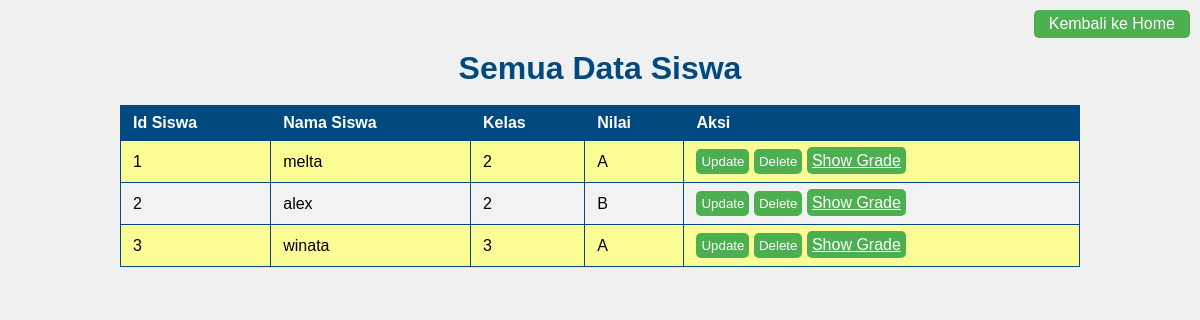
The page /display_all_student on the database as committed earlier.
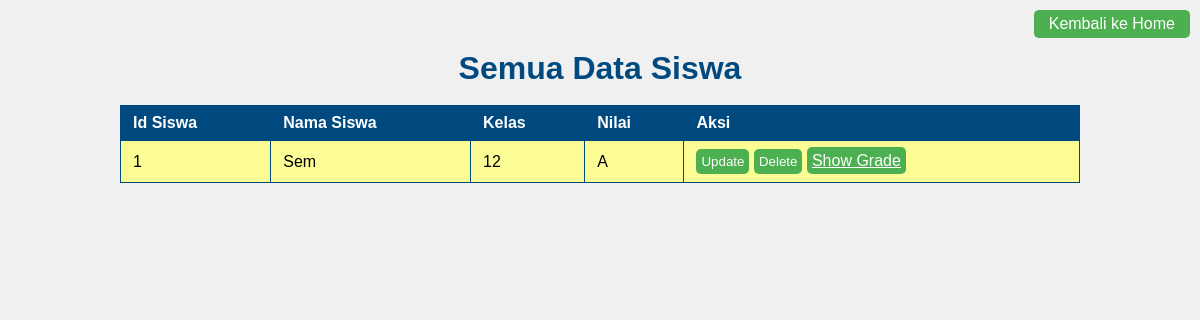
The same page on the database as committed later.
### dataschool.py (models this page shows)
class Students(db.Model):
    student_id = db.Column(db.Integer, primary_key = True)
    name = db.Column(db.String(100), nullable=False)
    student_class = db.Column(db.String(100), nullable=False)
    grade = db.Column(db.String(100))

### dataschool.py (the view)
@app.route('/display_all_student', methods=['GET'])
def get_all_student_ui():
    student_list = []
    try:
        all_student = Students.query.all()
        for student in all_student:
            student_data = {
                'student_id': student.student_id,
                'name': student.name,
                'student_class': student.student_class,
                'grade': student.grade
            }
            student_list.append(student_data)
    except Exception as e:
        return render_template('error.html', pesan="Terjadi kesalahan saat mengambil data siswa: {}".format(str(e))),500
    finally:
        if student_list:
            return render_template('displayall.html', student_list=student_list)
        else:
            return render_template('error.html', pesan="Tidak ada data siswa yang dapat ditampilkan"),404

### dataschool.py (called while the page is built)
@app.before_request
def create_tables():
    db.create_all()

### templates/displayall.html (shortened to what this page needs)
<!DOCTYPE html>
<html lang="en">
    <head>
        <link rel="stylesheet" href="{{url_for('static', filename='style.css')}}">
    </head>
    <body>
        <a href="/" class = "home-button-display">Kembali ke Home</a>
        {%if student_list %}
        <h1>Semua Data Siswa</h1>
        <br>
        <table>
            <thread>
                <tr>
                    <th>Id Siswa</th>
                    <th>Nama Siswa</th>
                    <th>Kelas</th>
                    <th>Nilai</th>
                    <th>Aksi</th>
                </tr>
            </thread>
            <tbody>
                {% for student in student_list %}
                <tr>
                    <td>{{ student.student_id}}</td>
                    <td>{{ student.name}}</td>
                    <td>{{ student.student_class}}</td>
                    <td>{{ student.grade}}</td>
                    <td>
                        <button onclick="showUpdateForm('{{student.student_id}}', '{{student.name}}', '{{student.student_class}}', '{{student.grade}}')" class="update-button">Update</button>
                        <button onclick="confirmDelete('{{student.student_id}}', '{{student.name}}')" class="update-button">Delete</button>
                        <a href="/display_grade/{{student.student_id}}" class = "update-button">Show Grade</a>
                    </td>
                </tr>
                {% endfor %}
            </tbody>
        </table>
        {% endif %}
    </body>
</html>

### static/style.css (style rules this page uses)
body { font-family: Arial, sans-serif; background-color: #cce7ff; color: #004a80; text-align: center; padding-top: 50px; }
table { width: 80%; margin-left: auto; margin-right: auto; border-collapse: collapse; }
th, td { border: 1px solid #004a80; padding: 8px 12px; text-align: left; color: black; }
th { background-color: #004a80; color: white; }
tr:nth-child(odd) { background-color: #FDFD96; }
body { font-family: Arial, sans-serif; background-color: #f7f7f9; color: #004a80; text-align: center; padding-top: 50px; }
.home-button-display { position: absolute; top: 10px; right: 10px; padding: 5px 15px; background-color: #4CAF50; color: white; border: none; border-radius: 5px; cursor: pointer; text-decoration: none; display: inline-block; }
* { margin: 0; padding: 0; box-sizing: border-box; }
body { font-family: Arial, sans-serif; background-color: #f0f0f0; }
.update-button { background-color: #4CAF50; color: white; padding: 5px 5px; border: none; cursor: pointer; border-radius: 5px; }

Rows that differ between the two databases and show on the page:
removed Students: student_id "2", name "alex", student_class "2", grade "B"
removed Students: student_id "3", name "winata", student_class "3", grade "A"
changed Students id 1: name "melta" → "Sem"; student_class "2" → "12"
